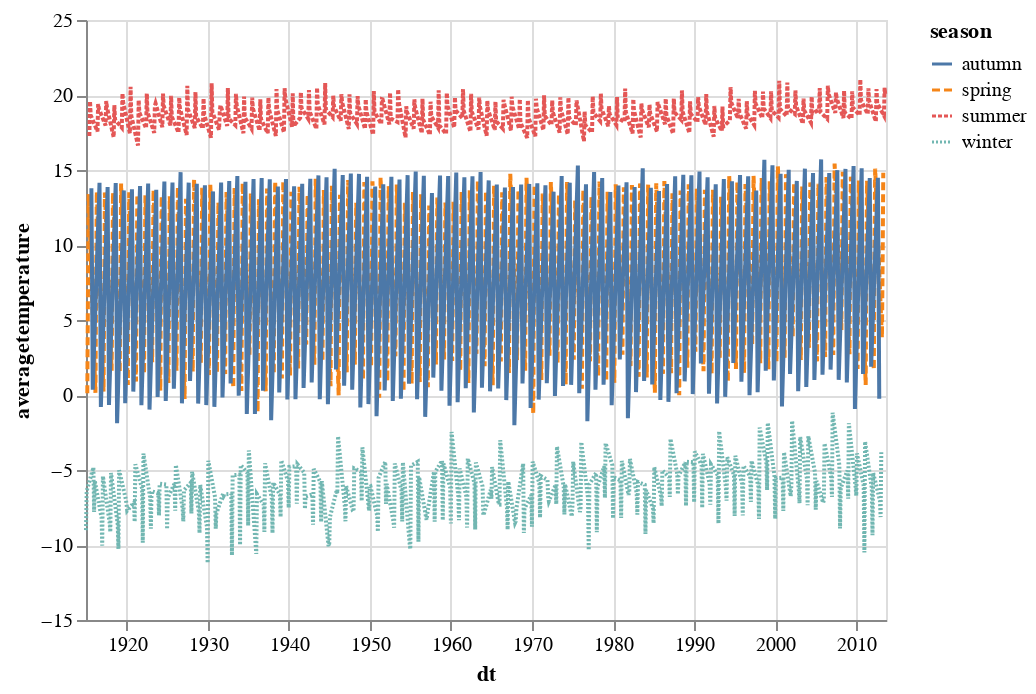

The code cell stored with this chart in its notebook:
### Code cell
import altair as alt

alt.Chart(china).mark_line().encode(
    x='dt',
    y='averagetemperature',
    color='season',
    strokeDash='season',
)

### Figure 1 — Vega-Lite specification as saved in the notebook (floating-point values rounded to 4 significant figures; data arrays with more than 128 entries replaced by an {"elided": "..."} marker saying what was removed)
{"config": {"view": {"continuousWidth": 400, "continuousHeight": 300}}, "data": {"name": "data-9ee22d42452b3f3142a1024196db491a"}, "mark": "line", "encoding": {"color": {"field": "season", "type": "nominal"}, "strokeDash": {"field": "season", "type": "nominal"}, "x": {"field": "dt", "type": "temporal"}, "y": {"field": "averagetemperature", "type": "quantitative"}}, "$schema": "https://vega.github.io/schema/vega-lite/v4.17.0.json", "datasets": {"data-9ee22d42452b3f3142a1024196db491a": {"elided": "1185 records"}}}
